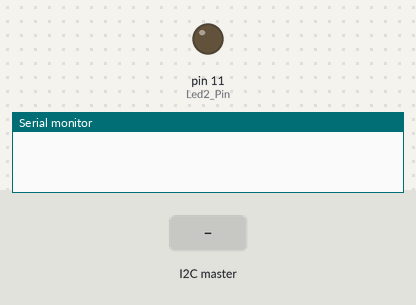
Recording of a sketch running on a simulated Arduino Uno, built with avr-gcc and run on an emulated ATmega328P. Parts: output pins drawn as LEDs (lit = HIGH), the last lines printed to the serial monitor. The inputs (shaded band) are chosen by the test bench.

Above: at 1.2 s.
1.3 s: the I2C master sends the byte 1
At 1.7 s:
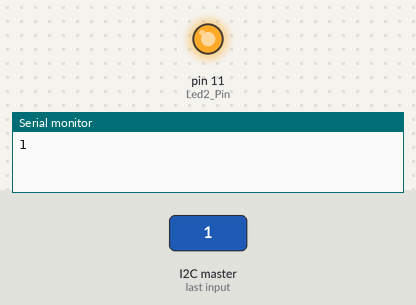
2.8 s: the I2C master sends the byte 0
At 4.0 s:
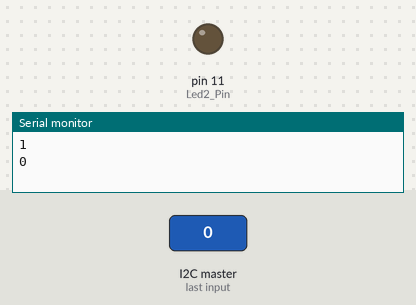
Timing chart, 0 to 5.8 s (numbered marks = the images above; inputs shaded):
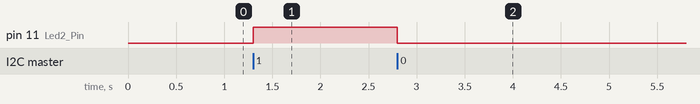

Measured:
- after the input at 1.3 s, pin 11 (Led2_Pin): LOW → HIGH at once
- after the input at 2.8 s, pin 11 (Led2_Pin): HIGH → LOW at once

The sketch:

Slave_Left.ino
```cpp
#include<Wire.h>
#define Led2_Pin 11


void setup()
{
  Wire.begin(1);
  pinMode(Led2_Pin,OUTPUT);
  Serial.begin(9600);
  Wire.onReceive(Led_Blink);
}
void Led_Blink()
{
  while(Wire.available())
  {
    int C=Wire.read();
    Serial.println(C);
    if (C==1)digitalWrite(Led2_Pin,HIGH);
    if (C==0)digitalWrite(Led2_Pin,LOW);
  }
}
```
